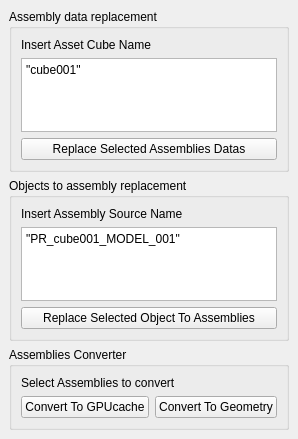
<?xml version="1.0" encoding="UTF-8"?>
<ui version="4.0">
 <class>MainWindow</class>
 <widget class="QDockWidget" name="MainWindow">
  <property name="geometry">
   <rect>
    <x>0</x>
    <y>0</y>
    <width>271</width>
    <height>439</height>
   </rect>
  </property>
  <property name="windowTitle">
   <string>DockWidget</string>
  </property>
  <widget class="QWidget" name="dockWidgetContents">
   <layout class="QVBoxLayout" name="verticalLayout_2">
    <item>
     <layout class="QVBoxLayout" name="layout_assembly_data">
      <item>
       <widget class="QGroupBox" name="groupbox_assembly_data">
        <property name="title">
         <string>Assembly data replacement</string>
        </property>
        <layout class="QVBoxLayout" name="verticalLayout_3">
         <item>
          <widget class="QLabel" name="label_insert_assembly_path_source">
           <property name="text">
            <string>Insert Asset Cube Name</string>
           </property>
          </widget>
         </item>
         <item>
          <widget class="QPlainTextEdit" name="textedit_insert_cube_name">
           <property name="plainText">
            <string>&quot;cube001&quot;</string>
           </property>
          </widget>
         </item>
         <item>
          <widget class="QPushButton" name="button_replace_assemblies_datas">
           <property name="text">
            <string>Replace Selected Assemblies Datas</string>
           </property>
          </widget>
         </item>
        </layout>
       </widget>
      </item>
     </layout>
    </item>
    <item>
     <layout class="QVBoxLayout" name="layout_object_to_assembly">
      <item>
       <widget class="QGroupBox" name="groupBox_object_to_assembly_replacement">
        <property name="title">
         <string>Objects to assembly replacement</string>
        </property>
        <layout class="QVBoxLayout" name="verticalLayout_5">
         <item>
          <widget class="QLabel" name="label_inser_assembly_source_name">
           <property name="text">
            <string>Insert Assembly Source Name</string>
           </property>
          </widget>
         </item>
         <item>
          <widget class="QPlainTextEdit" name="textedit_insert_assembly_source_name">
           <property name="plainText">
            <string>&quot;PR_cube001_MODEL_001&quot;</string>
           </property>
          </widget>
         </item>
         <item>
          <widget class="QPushButton" name="button_replace_selected_object_to_assembly">
           <property name="text">
            <string>Replace Selected Object To Assemblies</string>
           </property>
          </widget>
         </item>
        </layout>
       </widget>
      </item>
     </layout>
    </item>
    <item>
     <layout class="QVBoxLayout" name="layout_assemblies_converter">
      <item>
       <widget class="QGroupBox" name="groupBox_assemblies_converter">
        <property name="title">
         <string>Assemblies Converter</string>
        </property>
        <layout class="QVBoxLayout" name="verticalLayout_4">
         <item>
          <widget class="QLabel" name="label_select_assemblies_to_convert">
           <property name="text">
            <string>Select Assemblies to convert</string>
           </property>
          </widget>
         </item>
         <item>
          <layout class="QHBoxLayout" name="layout_convert_to">
           <item>
            <widget class="QPushButton" name="button_convert_to_gpucache">
             <property name="text">
              <string>Convert To GPUcache</string>
             </property>
            </widget>
           </item>
           <item>
            <widget class="QPushButton" name="button_convert_to_geometry">
             <property name="text">
              <string>Convert To Geometry</string>
             </property>
            </widget>
           </item>
          </layout>
         </item>
        </layout>
       </widget>
      </item>
     </layout>
    </item>
   </layout>
  </widget>
 </widget>
 <resources/>
 <connections/>
</ui>
